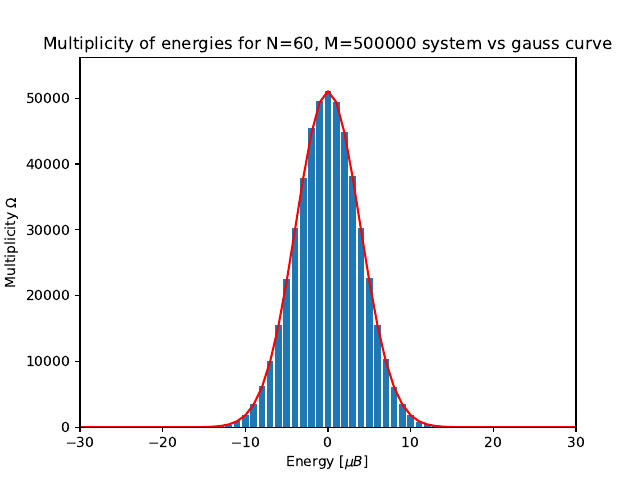

Here is the Python script that generated this plot:
import matplotlib.pyplot as plt
import numpy as np

N = 60
M = 500000

microstates = np.random.choice(np.array([-1,1]), (M,N))

s = np.sum(microstates, axis=1)//2
macrostates = np.zeros(N+1)
for i in range(N+1):
    macrostates[i] = np.sum( s == -N/2+i )

energies = np.arange(-N//2, N//2+1)
gaussian_plot = np.exp(-2*(energies/np.sqrt(N))**2) * np.max(macrostates)
fig = plt.figure()
ax = plt.subplot(111)
ax.bar(energies, macrostates, label="Generated microstates")
ax.plot(energies, gaussian_plot, "r", label="Guass")
plt.title("Multiplicity of energies for N=%d, M=%d system vs gauss curve" % (N, M))
plt.xlabel("Energy [$\mu B$]")
plt.ylabel("Multiplicity $\Omega$")
plt.axis([-N//2, N//2, 0, np.max(macrostates)*1.1])
plt.savefig("task_q.pdf")
